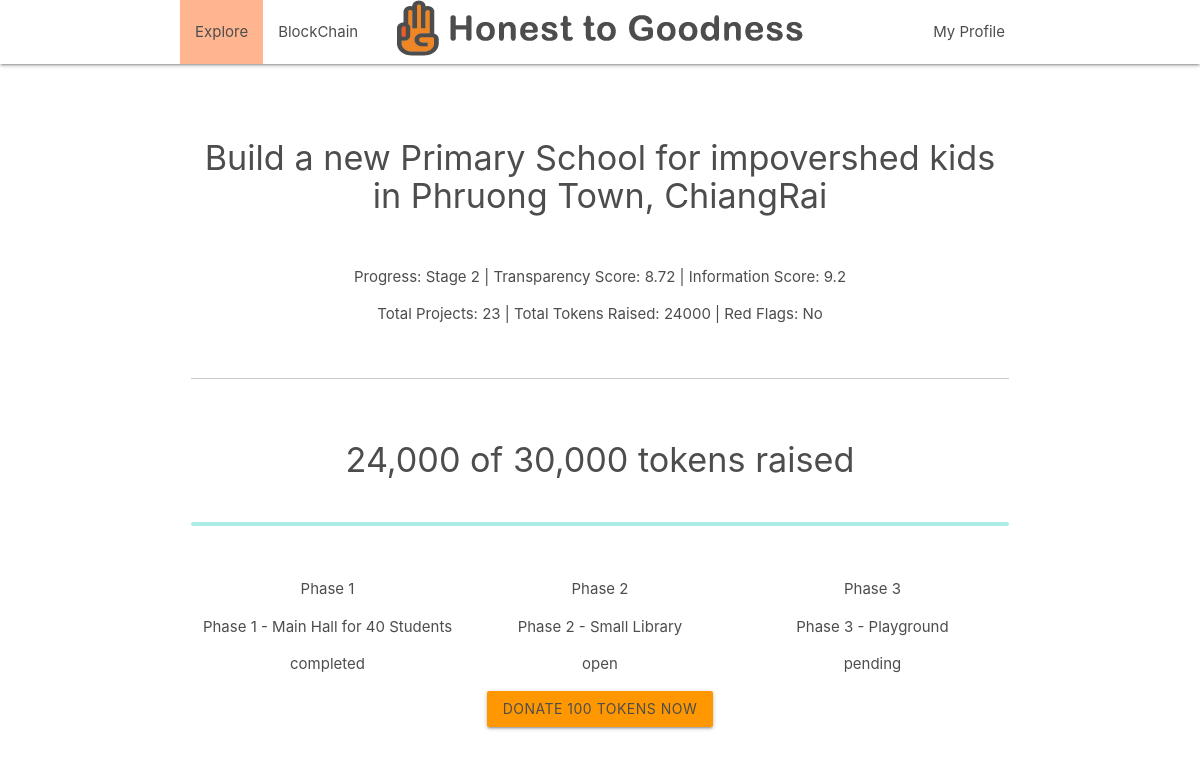
The app's page /project/1 with its own data.
### main/models.py (models this page shows, shortened)
class ProjectDB(models.Model):
    owner = models.ForeignKey(NgoDB)
    name = models.CharField(max_length=600, blank=True, null=True)
    milestones = models.CharField(max_length=600, blank=True, null=True)
    total_raise = models.CharField(max_length=600, blank=True, null=True)
    status = models.CharField(max_length=600, blank=True, null=True)
    delivery_date = models.CharField(max_length=600, blank=True, null=True)
    extra1 = models.CharField(max_length=600, blank=True, null=True)
    extra2 = models.CharField(max_length=600, blank=True, null=True)
    extra3 = models.CharField(max_length=600, blank=True, null=True)
    timestamp = models.DateTimeField(auto_now_add=True, auto_now=False)
    updated = models.DateTimeField(auto_now_add=False, auto_now=True)

class MilestonesDB(models.Model):
    project = models.ForeignKey(ProjectDB)
    owner = models.ForeignKey(NgoDB)
    name = models.CharField(max_length=600, blank=True, null=True)
    milestone_number = models.CharField(max_length=600, blank=True, null=True)
    total_raise = models.CharField(max_length=600, blank=True, null=True)
    current_raise = models.CharField(max_length=600, blank=True, null=True)
    status = models.CharField(max_length=600, blank=True, null=True)
    delivery_date = models.CharField(max_length=600, blank=True, null=True)
    extra1 = models.CharField(max_length=600, blank=True, null=True)
    extra2 = models.CharField(max_length=600, blank=True, null=True)
    extra3 = models.CharField(max_length=600, blank=True, null=True)
    timestamp = models.DateTimeField(auto_now_add=True, auto_now=False)
    updated = models.DateTimeField(auto_now_add=False, auto_now=True)

### main/views.py (the view)
# urls.py: url(r'^project/(?P<projectID>\S+)', 'main.views.project', name='project'),
def project(request, projectID):
    t = ProjectDB.objects.filter(id=projectID).latest('updated')
    ownerdid= t.owner.id
    owner = NgoDB.objects.filter(id=ownerdid).latest('updated')
    step = MilestonesDB.objects.filter(project=t.id)
    moo = 'moo here'
    context = {
        "t": t,
        "owner": owner,
        "step": step
        }
    return render(request, "project.html", context)

### templates/project.html (shortened to what this page needs)
{% extends "base.html" %}
{% load staticfiles %}
{% block content %}
    <div class="section" >
      </div>
        <div class="row center">
                <div class="col s12 m12 grey-text">
                      <h4 class="header"> {{ t.name }} </h4>
                      <br>
                      <p>Progress: Stage 2 | Transparency Score: 8.72 | Information Score: 9.2</p>
                      <p>Total Projects: 23 | Total Tokens Raised: 24000 | Red Flags: No</p>
                      <br>
                      <hr/>
                      <br>
                      <h4 class="header"> 24,000 of 30,000 tokens raised </h4>
                      <br>
                      <div class="progress">
                      </div>
                      <br>
                      {% for object in step %}
                      <div class="col s4 m4 grey-text left">
                         <p>Phase {{ object.milestone_number  }}</p>
                         <p>{{ object.name  }}</p>
                         <p>{{ object.status  }}</p>
                      {% if object.status == "open" %}
                      <a href="{% url 'donate' targetmilestone=object.id %}" id="download-button" class="btn waves-effect waves-light orange">Donate 100 Tokens Now</a>
                      {% endif %}
                      </div>
                      {% endfor %}
                    </div>
              </div>
{% endblock %}

### static/css/custom.css (style rules this page uses)
body { min-height: 2000px; }
a { color: #4d4d4d !important; background-color: transparent; -webkit-text-decoration-skip: }
.grey-text { color: #4d4d4d !important; }
hr { display: block; height: 1px; border: 0; border-top: 1px solid #ccc; margin: 1em 0; padding: 0; }

### records on screen
ProjectDB: name "Build a new Primary School for impovershed kids in Phruong Town, ChiangRai"
MilestonesDB: milestone_number "1", name "Phase 1 - Main Hall for 40 Students", status "completed"
MilestonesDB: milestone_number "2", name "Phase 2 - Small Library", status "open", shows "DONATE 100 TOKENS NOW"
MilestonesDB: milestone_number "3", name "Phase 3 - Playground", status "pending"
